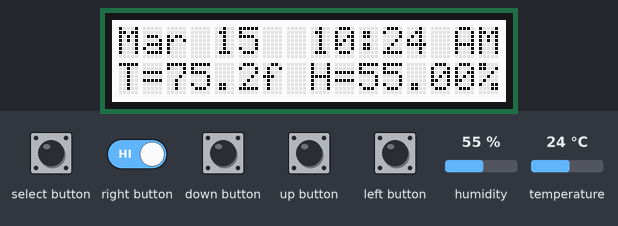
Simulated run of this program. Board: Raspberry Pi (BCM pin numbers). Parts: 16×2 character LCD. The inputs (shaded band) are chosen by the test bench; at power-on: down button, left button, right button, select button, up button HIGH, humidity 55 %, temperature 24 °C. The clock reads 2024-03-15 10:24:30 at power-on unless the program sets it; files the program writes start out absent; system figures (address, load, memory, disk, uptime) are fixed made-up values.

Above: at 1.2 s.
1.3 s: humidity set to 22 %
At 5.0 s:
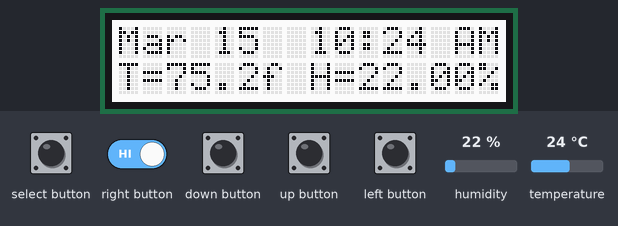
6.6 s: temperature set to 12 °C
At 8.0 s:
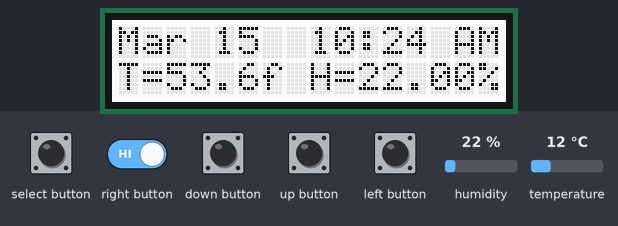
8.5 s: humidity set to 40 %
At 11.0 s:
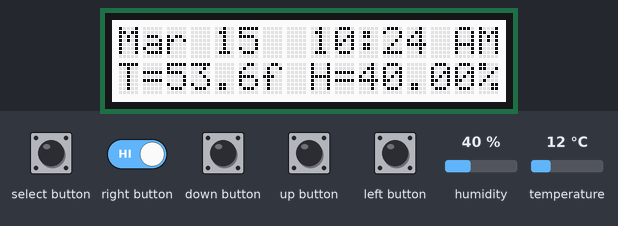
13.3 s: temperature set to 19 °C
At 17.0 s:
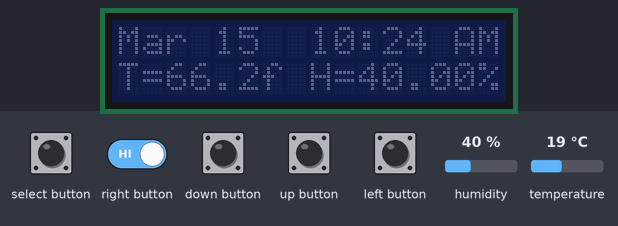
18.6 s: right button driven LOW
At 22.7 s:
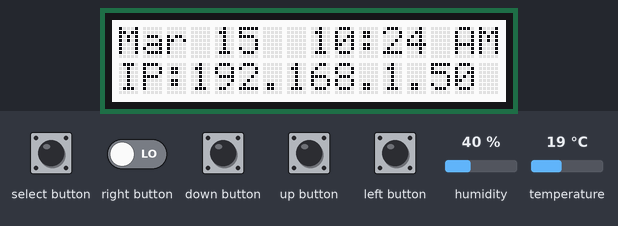
23.0 s: select button pulsed LOW 2 times (0.12 s each, 0.3 s apart)
Timing chart, 0 to 26.0 s (numbered marks = the images above; inputs shaded):
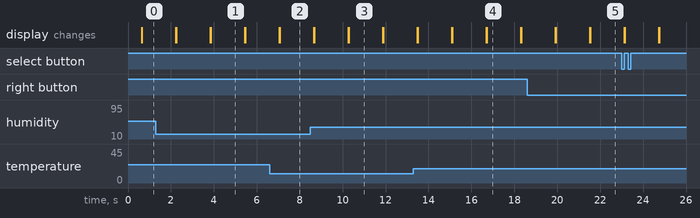

Measured:
- after the input at 18.6 s, the display: first differs from a run without the input after 2.9 s (image 5 shows a later state)
- what the display in image 1 shows lasts 1.5 s, from 3.9 s to 5.4 s

The program:

lcd_ip.py
```python
#! /usr/bin/python
import sys
import sqlite3
import Adafruit_DHT
import Adafruit_CharLCD as LCD
from subprocess import *
from time import sleep, strftime
from datetime import datetime

ShowTemp = False
sensor = Adafruit_DHT.AM2302
pin = '4'
cmd = "ip addr show wlan0 | grep inet | awk '{print $2}' | cut -d/ -f1"

# Make list of button value, text, and backlight color.
buttons = ( (LCD.SELECT, 'Select', (1,1,1)),
            (LCD.LEFT,   'Left'  , (1,0,0)),
            (LCD.UP,     'Up'    , (0,0,1)),
            (LCD.DOWN,   'Down'  , (0,1,0)),
            (LCD.RIGHT,  'Right' , (1,0,1)) )

def getID(conn):
    ins = "select max(id) from temperature_temperature"
    cursor = conn.execute(ins)

    for row in cursor:
        id = int(row[0])
        #print ("%s" % row[0])
        break
    return id

def insertTemperature(conn, printOut=False):

    id = getID(conn) + 1
    humidity, temperature = Adafruit_DHT.read_retry(sensor, pin)
    f = temperature * (9.0 / 5.0) + 32
    dtMessage = getTime()

    qs = "insert into temperature_temperature (id, ReadingDateTime, TempC, TempF, Humidity) values (%d, '%s', '%3.1f*C', '%3.1f*F', '%0.2f%%')" % (id, dtMessage, temperature, f, humidity)
    if printOut == True:
        print qs

    cursor = conn.execute(qs)

    conn.commit()

    thMessage = ("T=%3.1ff H=%0.2f%%" % (f, humidity))

    return thMessage

def run_cmd(cmd):
    p = Popen(cmd, shell=True, stdout=PIPE)
    output = p.communicate()[0]
    return output

def getTemperature():
    humidity, temperature = Adafruit_DHT.read_retry(sensor, pin)
    f = temperature * (9.0 / 5.0) + 32
    thMessage = ("T=%3.1ff H=%0.2f%%" % (f, humidity))
    return thMessage

def getTime():
    dtMessage = (datetime.now().strftime('%b %d  %I:%M %p\n'))
    return dtMessage

def getIP():
    cs = run_cmd(cmd)
    ipMessage = "IP:%s" % (cs)
    return ipMessage

def checkButtonPress(lcd, buttons):
    for button in buttons:
        if lcd.is_pressed(button[0]):
	   return True
    return False

if __name__ == "__main__":
    conn = sqlite3.connect('/home/pi/rpi/Weather/Weather.db')
    #TS = 10
    TS = 900

    lcd = LCD.Adafruit_CharLCDPlate()
    lcd.set_color(1, 0, 0)
    lcd.set_backlight(1)
    countBackLight = 10

    ShowTemp = True

    n = 0
    while True:
        dt = datetime.now().strftime('%I:%M')
        hour = int(dt.split(":")[0])
        minute = int(dt.split(":")[1])

        if minute == 0 or minute == 15 or minute == 30 or minute == 45:
            lcd.set_backlight(1)
            lcd.set_color(1, 0, 1)
            sleep(30)
            lcd.set_backlight(0)

        n += 1
	timeMessage = getTime()
        ipMessage = getIP()
        if n % TS <> 0:
            tempMessage = getTemperature()
        else:
            n = 0
            tempMessage = insertTemperature(conn, printOut=False)

        #print("count : %d" % countBackLight)

	if countBackLight > 0:
	    countBackLight -= 1
	    lcd.set_backlight(1)
        else:
            lcd.set_backlight(0)

        cbp = checkButtonPress(lcd, buttons)
        # print ("Button : %s" % cbp)

	if checkButtonPress(lcd, buttons) == True:
	    countBackLight = 10

	lcd.clear()

	# Display Time
	lcd.message(timeMessage)

        if ShowTemp == True:
            # Display Temperature
            lcd.message(tempMessage)
            ShowTemp = False
        else:
            # Display IP Address
            lcd.message(ipMessage)
            ShowTemp = True

	sleep(1)
```
